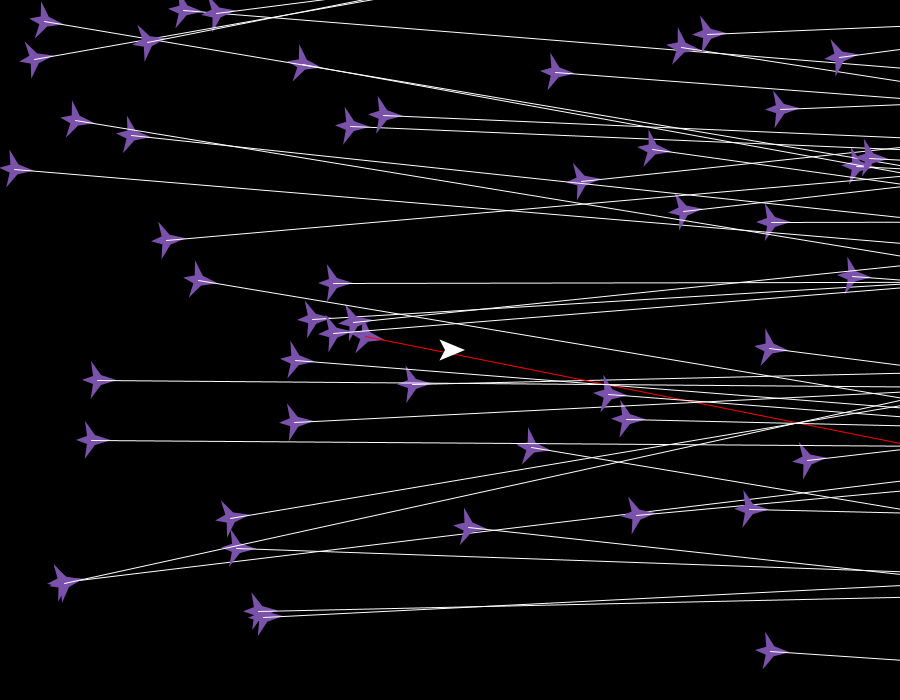
Frame 1 (no input)
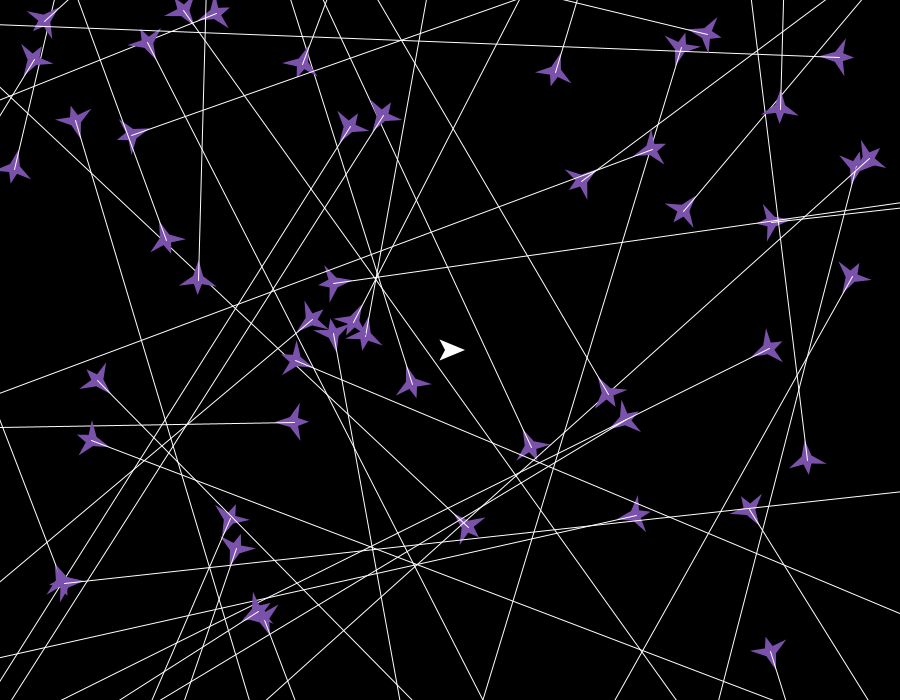
Frame 60 (the mouse pressed at the canvas centre just before this capture)
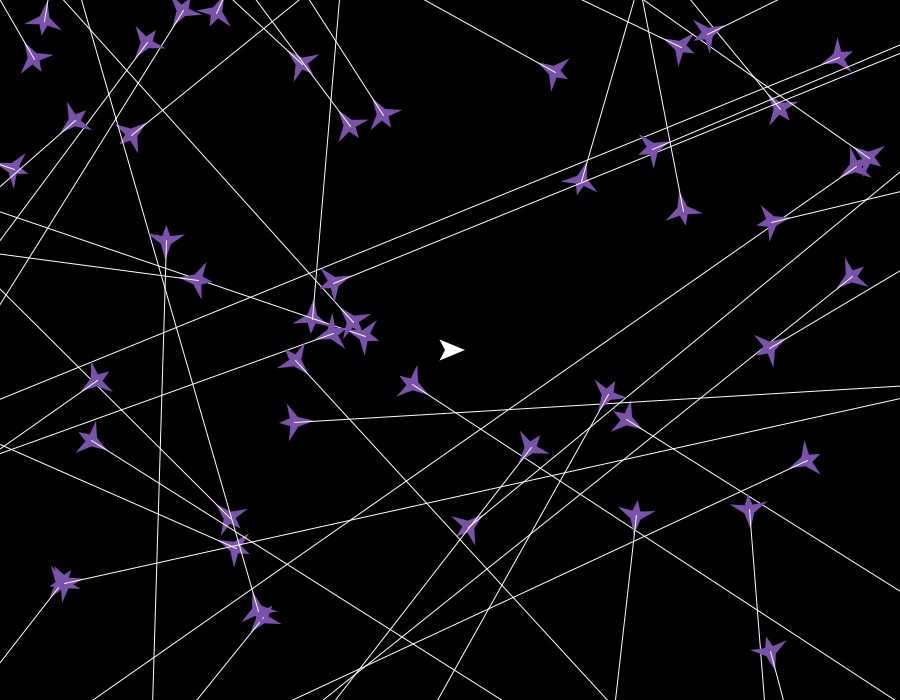
Frame 120 (the mouse held since frame 60 and released just before this capture)

The Processing sketch that drew these frames (run headless with seeded random() and noise(); from frame 60 on, the mouse is pressed at the canvas centre):

// Processing sketch: Starfighter
// ── Starfighter.pde
Ship ship;
Bullet b;
final float bulletSize = 15;
PShape bulletShape;
int teleportShip = 0;
int makeChild = 0;
boolean training = false;
boolean drawing = true;

boolean[] keys = new boolean[5];
ArrayList<Alien> aliens;
void setup(){
  size(900,700);
  
  //bulletShape = createShape(QUAD,bulletSize,0,0,bulletSize/5,-bulletSize,0,0,-bulletSize/5);
  bulletShape = createShape();
  bulletShape.beginShape();
  bulletShape.vertex(bulletSize,0);
  bulletShape.vertex(0,bulletSize/4);
  bulletShape.vertex(-bulletSize,0);
  bulletShape.vertex(0,-bulletSize/4);
  bulletShape.endShape(CLOSE);
  
  
  ship = new Ship(bulletShape);
  aliens = new ArrayList<Alien>();
  for(int i = 0;i<50;i++){
    aliens.add(new Alien(bulletShape));
  }
  rectMode(CENTER);
  
}

void draw(){
  background(0);
  
  if(training){
    if(teleportShip>500){
      ship.pos.x = random(width);
      ship.pos.y = random(height);
      ship.updateHbx();
      teleportShip -= 500;
    }
    else{
      teleportShip++;
    }
    
    //vision of aliens
    for(Alien a : aliens){
      a.think(ship);
      if(drawing)a.drawObj();
      
      a.updateVision();
      
      push();
      stroke(255);
      //score based on hits
      /*
      if(ship.collision(a.vision)){
        stroke(255,0,0);
        a.score++;
      }*/
      
      //score based on angles
      float angle = (float) Math.atan2((ship.pos.y-a.pos.y),(ship.pos.x-a.pos.x));
      if(angle<0) angle += 2*PI;
      if(a.rot<0) a.rot += 2*PI;
      a.score += Math.abs(angle-a.rot);
      /*
      push();
      fill(0,0,255,50);
      arc(a.pos.x,a.pos.y,2*dist(a.pos.x,a.pos.y,ship.pos.x,ship.pos.y),2*dist(a.pos.x,a.pos.y,ship.pos.x,ship.pos.y),0,angle);
      pop();*/
      
      
      if(drawing) line(a.vision.start.x,a.vision.start.y,a.vision.end.x,a.vision.end.y);
      pop();
    }
    
    
    if(makeChild > 1000){
      Collections.sort(aliens);
      aliens.remove(0);
      aliens.add(new Alien(aliens.get(aliens.size()-1),aliens.get(aliens.size()-2)));
      makeChild -= 1000;
    }
    else
      makeChild++;
  }
  else{
    moveShip();
    ship.move();
    
    for(Alien a : aliens){
      a.think(ship);
      a.drawObj();
      for(int i = 0;i<a.shots.size();i++){
        if(ship.collision(a.shots.get(i))){
          //print("hit");
          a.score++;
          break;
        }
      }  
    }
  }
  if(drawing)ship.drawObj();
  
  
  
  
  
  

}

void keyPressed(){
  if(key == CODED){
    if(keyCode == UP)
      keys[0] = true;
    if(keyCode == DOWN)
      keys[1] = true;
    if(keyCode == RIGHT)
      keys[2] = true;
    if(keyCode == LEFT)
      keys[3] = true;
  }
  if(key == ' ')
    keys[4] = true;
  if(key == 'd')
    drawing = !drawing;
}
void keyReleased(){
  if(key == CODED){
    if(keyCode == UP)
      keys[0] = false;
    if(keyCode == DOWN)
      keys[1] = false;
    if(keyCode == RIGHT)
      keys[2] = false;
    if(keyCode == LEFT)
      keys[3] = false;
  }
  if(key == ' ')
    keys[4] = false;
  
}

void moveShip(){
  if(keys[0])
    ship.input("U");
  if(keys[1])
    ship.input("D");
  if(keys[2])
    ship.input("R");
  if(keys[3])
    ship.input("L");
  if(keys[4])
    ship.input("FIRE");
}

// ── Alien.pde
class Alien extends Entity implements Comparable<Alien>{
  int score; //performance score for training
  //PVector[] vision; //coordinates to the nearest damaging entities
  Line vision; //sight for training
  int dir;//0=up,1=r,2=d,3=l
  float speed;
  ArrayList<Bullet> shots;
  PShape bulletShape;
  final color bulletColor = color(242, 70, 70);
  int cooldown = 1;
  int lastShot = 0;
  /*
  What you need to know to move/attack: pos, enemy pos, rotation, bullet/damage entity pos (vision)
  Possible attack pattern: shoots at intervals so it only tries to rotate into position
  */
  Network brain;
  
  Alien(){
    this((int)random(width),(int)random(height),5,createShape(QUAD,bulletSize,0,0,bulletSize/4,-bulletSize,0,0,-bulletSize/4));
  }
  Alien(PShape s){
    this((int)random(width),(int)random(height),5,s);
  }
  Alien(int x, int y, PShape s){
    this(x,y,5,s);
  }
  Alien(Alien mom, Alien dad){
    dir = 0;
    score = 0;
    size = 20;
    pos = new PVector(random(width),random(height));
    rot = 0;
    speed = 5;
    
    shape = createShape();
    shape.beginShape();
    shape.fill(200, 100);
    shape.noStroke();
    shape.vertex(size,0);
    shape.vertex(size/5,size/4);
    shape.vertex(size*cos(PI*3/5),size*sin(PI*3/5));
    shape.vertex(-size/5,size/5);
    shape.vertex(-size*3/4,0);
    shape.vertex(-size/5,-size/5);
    shape.vertex(size*cos(-PI*3/5),size*sin(-PI*3/5));
    shape.vertex(size/5,-size/4);
    shape.endShape(CLOSE);
    
    hbxSetup(color(123, 82, 171));
    
    bulletShape = mom.bulletShape;
    shots = new ArrayList<Bullet>();
    
    brain = new Network(mom.brain,dad.brain);
    vision = new Line(this,new PVector(pos.x,pos.y),new PVector(0,0));
  }
  Alien(int x,int y,float speed, PShape s){
    dir = 0;
    score = 0;
    size = 20;
    pos = new PVector(x,y);
    rot = 0;
    this.speed = speed;
    
    shape = createShape();
    shape.beginShape();
    shape.fill(200, 100);
    shape.noStroke();
    shape.vertex(size,0);
    shape.vertex(size/5,size/4);
    shape.vertex(size*cos(PI*3/5),size*sin(PI*3/5));
    shape.vertex(-size/5,size/5);
    shape.vertex(-size*3/4,0);
    shape.vertex(-size/5,-size/5);
    shape.vertex(size*cos(-PI*3/5),size*sin(-PI*3/5));
    shape.vertex(size/5,-size/4);
    shape.endShape(CLOSE);
    
    hbxSetup(color(123, 82, 171));
    
    bulletShape = s;
    shots = new ArrayList<Bullet>();
    
    //testing brain that only rotates
    //input: ship x, ship y, rotationg
    //output: a single number showing how much to rotate
    brain = new Network(new int[] {3,5,1});
    vision = new Line(this,new PVector(pos.x,pos.y),new PVector(0,0));
  }
  
  void think(Ship s){
    brain.update(new float[] {s.pos.x/width,s.pos.y/height,rot});
    float movement = brain.output()[0];
    //println(movement);
    rot = (rot + 0.5*(movement-0.5))%(2*PI);
    move();
  }
  
  void move(){
    /*
    if(dir == 0){
      pos.x += cos(rot)*speed;
      pos.y += sin(rot)*speed;
    }
    else if(dir == 1){
      rot = (rot + 0.2)%(2*PI);
    }
    else if(dir == 2){
      pos.x -= cos(rot)*speed;
      pos.y -= sin(rot)*speed;
    }
    else if(dir == 3){
      rot = (rot - 0.2)%(2*PI);
    }*/
    updateHbx();
    updateVision();
    /*
    if(lastShot >= cooldown){
        shots.add(new Bullet(bulletColor, this, bulletShape));
        lastShot = 0;
    }
    else{
      lastShot++;
    }
    for(Bullet b : shots){
      b.move();
    }*/
  }
  
  @Override
  void drawObj(){
    for(Bullet b : shots){
      b.drawObj();
    }
    super.drawObj();
    if(ship.collision(vision)) stroke(255,0,0);
    else stroke(255);
    vision.draw();
  }
  
  void shoot(){
    shots.add(new Bullet(bulletColor, this,bulletShape));
  }
  
  int compareTo(Alien a){
    return score-a.score;
  }
  
  void updateVision(){
    vision.start.x = pos.x;
    vision.start.y = pos.y;
    vision.end.x = pos.x + cos(rot)*1000;
    vision.end.y = pos.y + sin(rot)*1000;
    vision.update();
  }
}

// ── Bullet.pde
class Bullet extends Entity{
  float speed;
  
  //static PShape bulletShape = createShape();
  
  Bullet(Entity origin, PShape shape, float speed){
    pos = new PVector(origin.pos.x,origin.pos.y);
    this.rot = origin.rot;
    this.speed = speed;
    this.shape = shape;
    
    //print(shape);
    //print(this.shape);
    //print(this.shape.getVertex(0));
    
    hbxSetup(color(0,255,217));
  }
  Bullet(Entity origin, PShape shape){
    this(origin,shape, 15);
  }
  Bullet(color c, Entity origin, PShape shape){
    this(origin,shape, 15);
    hbx.setFill(c);
  }
  
  void move(){
    pos.x += cos(rot)*speed;
    pos.y += sin(rot)*speed;
    updateHbx();
  }
  
  
}

// ── Entity.pde
import java.util.*;
//need to make a living class that has health for ship and alien
abstract class Entity extends Moveable{
  //all entities are circle based, they always fit within a circle with radius size
  protected PShape hbx;
  protected float size;
  //protected ArrayList<LineEvent> sPts;
  //protected ArrayList<LineEvent> ePts;
  
  public void drawObj(){
    shape(hbx);
    /*
    push();
    noFill();
    stroke(255);
    ellipse(pos.x,pos.y,2*size,2*size);
    pop();*/
  }
  
  abstract public void move();
  
  protected PVector rotatePoint(PVector point, PVector center, float angle){
    float rotatedX = cos(angle) * (point.x - center.x) - sin(angle) * (point.y-center.y) + center.x;
    float rotatedY = sin(angle) * (point.x - center.x) + cos(angle) * (point.y - center.y) + center.y;
    return new PVector(rotatedX,rotatedY);
  }
  
  
  protected void updateHbx(){
    for(int i = 0;i<shape.getVertexCount();i++){
      hbx.setVertex(i, rotatePoint(shape.getVertex(i).add(pos),pos,rot));
      //sPts.get(i).update(hbx.getVertex(i),true);
      //ePts.get(i).update(hbx.getVertex(i),false);
    }
  }
  
  //check if entity collides with another entity
  public boolean collision(Entity e){
    /*
    TreeSet<LineEvent> t = new TreeSet<LineEvent>();
    t.addAll(sPts);
    t.addAll(ePts);
    t.addAll(e.sPts);
    t.addAll(e.ePts);
    //t holds all events
    
    //stores the active points
    TreeSet<LineEvent> active = new TreeSet<LineEvent>(new Comparator(){
      public int compare(LineEvent a, LineEvent b){
        return (int) (a.y - b.y);
      }
    });
    
    LineEvent curr;
    while(!t.isEmpty()){
      curr = t.pollFirst();
      if(curr.start){
        //start event
        active.add(curr);
      }
      else{
        //end event
      }
    }
    */
    
    Line a;
    Line b;
    for(int i = 0;i<hbx.getVertexCount();i++){
      for(int j = 0;j<e.hbx.getVertexCount();j++){
        a = new Line(this,hbx.getVertex(i),hbx.getVertex((i+1)%hbx.getVertexCount()));
        b = new Line(this,e.hbx.getVertex(j),e.hbx.getVertex((j+1)%e.hbx.getVertexCount()));
        if(a.intersect(b)) return true;
      }
    }
    
    return false;
  }
  
  //check if entity intersects a line
  public boolean collision(Line l){
    Line a;
    for(int i = 0;i<hbx.getVertexCount();i++){
        a = new Line(this,hbx.getVertex(i),hbx.getVertex((i+1)%hbx.getVertexCount()));
        if(a.intersect(l)) return true;
    }
    return false;
  }
  
  protected void hbxSetup(color c){
    hbx = createShape();
    hbx.beginShape();
    hbx.noStroke();
    hbx.fill(c);
    for(int i = 0;i<shape.getVertexCount();i++){
      hbx.vertex(0,0);
    }
    hbx.endShape(CLOSE);
    
    updateHbx();
  }
}

// ── InputLayer.pde
class InputLayer extends Layer{
  InputNeuron[] nArr;
  
  InputLayer(int size){
    nArr = new InputNeuron[size];
    for(int i = 0;i<size;i++){
      nArr[i] = new InputNeuron();
    }
  }
  
  void update(float[] vals){
    for(int i = 0;i<size();i++){
      nArr[i].update(vals[i]);
    }
  }
  
  int size(){
    return nArr.length;
  }
  Neuron get(int i){
    return (Neuron) nArr[i];
  }
}

// ── InputNeuron.pde
class InputNeuron extends Neuron{
  
  InputNeuron(){
    val = 0;
  }
  
  void update(float val){
    this.val = val;
  }
}

// ── Layer.pde
abstract class Layer{
  Object[] nArr;
  
  int size(){
    return nArr.length;
  }
  
  Neuron get(int i){
    return (Neuron) nArr[i];
  }
}

// ── Line.pde
class Line{
  PVector start;
  PVector end;
  float a;
  float b;
  float c;
  Entity e;
  Line(Entity e,PVector one, PVector two){
    this.e = e;
    if(one.x<two.x){
      start = one;
      end = two;
    }
    else{
      start = two;
      end = one;
    }
    
    a = end.y - start.y;
    b = start.x - end.x;
    c = a*start.x + b*start.y;
  }
  
  void update(){
    a = end.y - start.y;
    b = start.x - end.x;
    c = a*start.x + b*start.y;
  }
  
  boolean intersect(Line l){
    float det = a*l.b - l.a*b;
    if(det != 0){
      float x = (l.b*c - b*l.c)/det;
      float y = (a*l.c - l.a*c)/det;
      
      if(min(start.x,end.x) <= x && x <= max(start.x,end.x) &&
        min(start.y,end.y) <= y && y <= max(start.y,end.y) && 
        min(l.start.x,l.end.x) <= x && x <= max(l.start.x,l.end.x) &&
        min(l.start.y,l.end.y) <= y && y <= max(l.start.y,l.end.y)){
        /*
        push();
        stroke(255);
        strokeWeight(3);
        point(x,y);
        pop();*/
        return true;
      }
    }
    return false;
  }
  
  void draw(){
    line(start.x, start.y, end.x, end.y);
  }
}

// ── LineEvent.pde
class LineEvent implements Comparable<LineEvent>{
  float x;
  float y;
  Line l;
  boolean start;
  
  LineEvent(Line l, PVector p, boolean t){
    this.x = p.x;
    this.y = p.y;
    this.l = l;
    start = t;
  }
  
  void update(PVector pv, boolean t){
    this.x = pv.x;
    this.y = pv.y;
    start = t;
  }
  
  int compareTo(LineEvent l){
    return (int) (this.x - l.x);
  }
}

// ── MidLayer.pde
class MidLayer extends Layer{
  MidNeuron[] nArr;
  
  MidLayer(int size, Layer prev){
    nArr = new MidNeuron[size];
    for(int i = 0;i<size;i++){
      nArr[i] = new MidNeuron(prev);
    }
  }
  
  MidLayer(MidLayer mom, MidLayer dad,Layer prev){
    nArr = new MidNeuron[mom.size()];
    for(int i = 0;i<nArr.length;i++){
      nArr[i] = new MidNeuron(prev);
      for(int j = 0;j<nArr[i].w.length;j++){
        //crossover between parents + mutation
        nArr[i].w[j] = ((new Random().nextBoolean()) ? mom.nArr[i].w[j] : dad.nArr[i].w[j]) + ((float) Math.random()*0.1);
      }
    }
  }
  
  void update(){
    for(int i = 0;i<nArr.length;i++){
      nArr[i].update();
    }
  }
  
  float[] getVals(){
    float[] output = new float[nArr.length];
    for(int i = 0;i<output.length;i++){
      output[i] = nArr[i].val;
    }
    return output;
  }
  
  int size(){
    return nArr.length;
  }
  Neuron get(int i){
    return (Neuron) nArr[i];
  }
}

// ── MidNeuron.pde
class MidNeuron extends Neuron{
  
  MidNeuron(Layer l){
    super(l);
  }
  
  void update(){
    z = 0;
    for(int i = 0;i<input.size();i++){
      z += input.get(i).val*w[i];
    }
    z += b;
    val = sigmoid(z);
  }
}

// ── MoveForces.pde
class MoveForces{
  float accel;
  float speed;
  float lim;
  float frict;
  
  MoveForces(float a, float s, float fr){
    accel = a;
    lim = s;
    frict = fr;
    speed = 0;
  }
  
  void add(){
    speed += accel;
    speed = Math.min(speed, lim);
  }
  
  void subtract(){
    speed -= accel;
    speed = Math.max(speed, -lim);
  }
  
  void friction(){
    speed -= ((speed>=0)?1:-1)*min(frict,abs(speed));
  }
}

// ── Moveable.pde
abstract class Moveable{
  PVector pos;
  float rot;
  PShape shape;
  
  abstract void move();
}

// ── Network.pde
class Network{
  Layer[] layerArr;
  
  Network(int[] size){
    layerArr = new Layer[size.length];
    layerArr[0] = new InputLayer(size[0]);
    for(int i = 1;i<size.length;i++){
      layerArr[i] = new MidLayer(size[i],layerArr[i-1]);
    }
  }
  
  Network(Network mom, Network dad){
    layerArr = new Layer[mom.layerArr.length];
    layerArr[0] = new InputLayer(((InputLayer) mom.layerArr[0]).size());
    for(int i = 1;i<layerArr.length;i++){
      layerArr[i] = new MidLayer((MidLayer) mom.layerArr[i],(MidLayer) dad.layerArr[i],layerArr[i-1]);
    }
  }
  
  
  //might change structure to have input array that takes in vision's entities and intersections
  void update(float[] vals){
    ((InputLayer) layerArr[0]).update(vals);
    for(int i = 1;i<layerArr.length;i++){
      ((MidLayer)layerArr[i]).update();
    }
  }
  
  public float[] output(){
    return ((MidLayer) layerArr[layerArr.length-1]).getVals();
  }
}

// ── Neuron.pde
abstract class Neuron{
  float[] w;
  float b;
  float val;
  float z;
  Layer input;
  
  Neuron(){
    b = (float) Math.random()*2-1;
    val = 0;
    z = 0;
  }
  
  Neuron(Layer l){
    this();
    input = l;
    w = new float[input.size()];
    for(int i = 0;i<w.length;i++){
      w[i] = (float) Math.random()*2-1;
    }
  }
  
  float sigmoid(float x){
    //println(x + ":" + (1/(1+exp(-x))));
    return (1/(1+exp(-x)));
  }
  float derivSig(float x){
    return sigmoid(x)*(1-sigmoid(x));
  }
  //abstract void update();
}

// ── Ship.pde
class Ship extends Entity{
  private MoveForces move;
  private MoveForces rotMove;
  ArrayList<Bullet> shots;
  PShape bulletShape;
  int cooldown = 20;
  int lastShot = 0;
  
  Ship(){
    this(width/2,height/2,7,1,15, createShape(QUAD,bulletSize,0,0,bulletSize/4,-bulletSize,0,0,-bulletSize/4));
  }
  Ship(int x,int y, PShape s){
    this(x,y,7,1,15, s);
  }
  Ship(PShape s){
    this(width/2,height/2,7,1,15, s);
  }
  Ship(int x,int y,float speed, float accel,float size, PShape s){
    pos = new PVector(x,y);
    rot = 0;
    move = new MoveForces(accel,speed,0.3);
    rotMove = new MoveForces(0.052,0.3,0.05);
    this.size = size;
    
    shape = createShape();
    shape.beginShape();
    shape.fill(200, 100);
    shape.noStroke();
    shape.vertex(size,0);
    shape.vertex(cos(PI*3/4)*size,sin(PI*3/4)*size);
    shape.vertex(-size/3,0);
    shape.vertex(cos(-PI*3/4)*size,sin(-PI*3/4)*size);
    shape.endShape(CLOSE);
    
    hbxSetup(color(255));
    //sPts = new ArrayList<LineEvent>();
    //ePts = new ArrayList<LineEvent>();
    
    bulletShape = s;
    
    shots = new ArrayList<Bullet>();
  }
  
  @Override
  void drawObj(){
    push();
    
    for(Bullet b : shots){
      b.drawObj();
    }
    pop();
    super.drawObj();
  }
  
  void move(){
    pos.x += move.speed*cos(rot);
    pos.y += move.speed*sin(rot);
    //looping screen
    if(pos.x-3*size>width) pos.x-=width+3*size;
    else if(pos.x+3*size<0) pos.x+=width+3*size;
    if(pos.y-3*size>height) pos.y-=height+3*size;
    else if(pos.y+3*size<0)pos.y+=height+3*size;
    move.friction();
    
    rot += rotMove.speed;
    rotMove.friction();
    updateHbx();
    
    lastShot++;
    moveBullets();
  }
  
  void moveBullets(){
    Bullet b;
    LinkedList<Bullet> removeQ = new LinkedList<Bullet>();
    for(int i = 0;i<shots.size();i++){
      b = shots.get(i);
      b.move();
      if(b.pos.x<0 || b.pos.x>width || b.pos.y<0 || b.pos.y>height)
        removeQ.add(b);
    }
    while(!removeQ.isEmpty()){
      shots.remove(removeQ.poll());
    }
  }
  
  void input(String str){
    if(str == "U"){
      move.add();
    }
    else if(str == "D"){
      move.subtract();
    }
    else if(str == "R"){
      rotMove.add();
    }
    else if(str == "L"){
      rotMove.subtract();
    }
    else if(str == "FIRE"){
      if(lastShot >= cooldown){
        shots.add(new Bullet(this, bulletShape));
        lastShot = 0;
      }
    }
  }
  
  void setFill(color c){
    hbx.setFill(c);
  }
}
